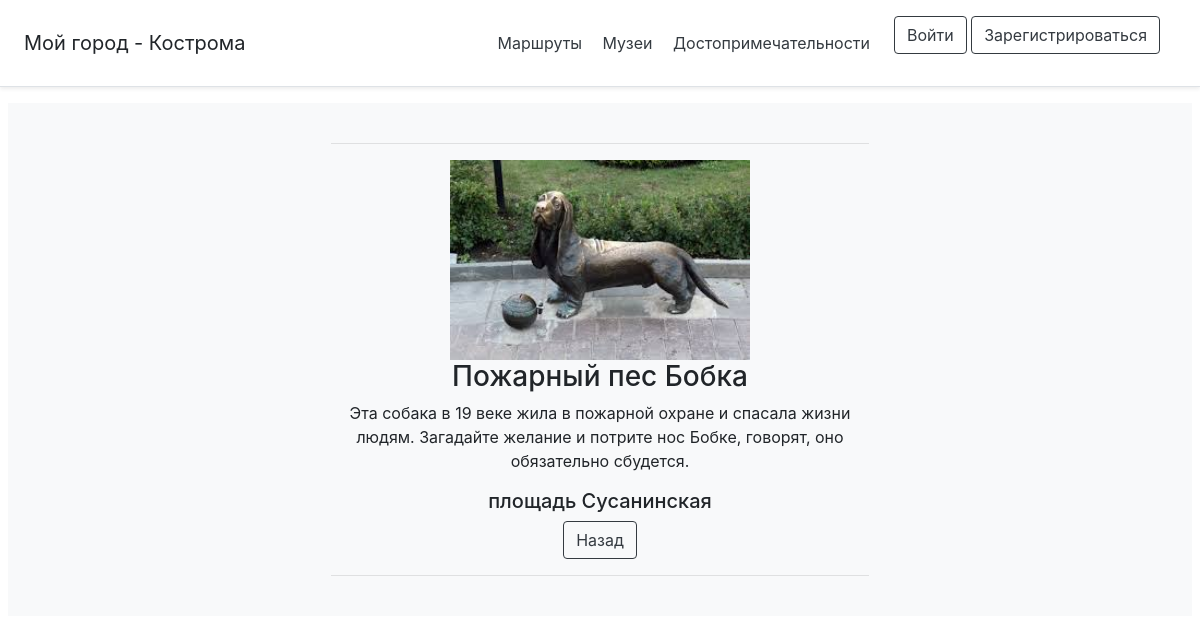
The app's page /attraction_id/1 with its own data.
### data/building.py (models this page shows)
class Building(SqlAlchemyBase):
    __tablename__ = 'building'
    id = sqlalchemy.Column(sqlalchemy.Integer,
                           primary_key=True, autoincrement=True)
    title = sqlalchemy.Column(sqlalchemy.String, nullable=True)
    content = sqlalchemy.Column(sqlalchemy.String)
    adress = sqlalchemy.Column(sqlalchemy.String)
    image = sqlalchemy.Column(sqlalchemy.String, nullable=True)
    categories_id = sqlalchemy.Column(sqlalchemy.Integer,
                                sqlalchemy.ForeignKey("categories.id"))
    routes_id = sqlalchemy.Column(sqlalchemy.Integer,
                                      sqlalchemy.ForeignKey("routes.id"))
    categories = orm.relation('Categories')
    routes = orm.relation('Routes')
    users = orm.relation("User",secondary="association", backref="user")

### main.py (the view)
@app.route('/attraction_id/<int:attrac_id>')
def attraction_id(attrac_id):
    session = db_session.create_session()
    b = session.query(Building).filter(Building.id == attrac_id).first()
    return render_template('attracabout.html', title='Прогулки по Костроме', item=b)

### data/db_session.py (called while the page is built)
def create_session() -> Session:
    global __factory
    return __factory()

### templates/attracabout.html
{% extends "base.html" %}
{% block content %}
<div class="container-fluid">
    <img src="{{item.image}}" alt="" style="width:300px">
    <h3>{{item.title}}</h3>
    <p>{{item.content}}</p>
    <h5>{{item.adress}}</h5>
    <a href="/attractions" class="btn btn-outline-dark" >Назад</a>
</div>
 {%endblock%}

### records on screen
Building: image (picture), title "Пожарный пес Бобка", content "Эта собака в 19 веке жила в пожарной охране и спасала жизни людям. Загадайте желание и потрите нос Бобке, говорят, оно обязательно сбудется.", adress "площадь Сусанинская"
